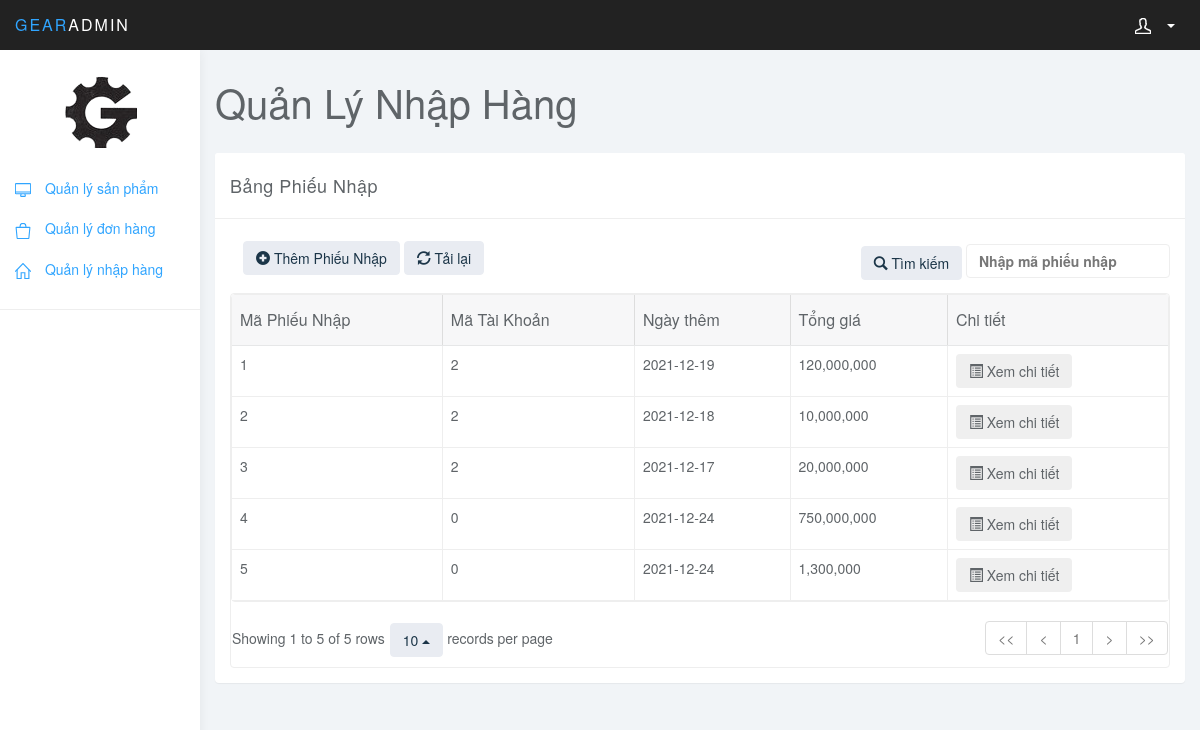
Screenshot of /AdminGearGaming/View/thukhonh.php with the database file from the repository.
### tables this page shows
CREATE TABLE `phieunhap` (
  `MaPN` int(11) NOT NULL,
  `MaTaiKhoan` int(10) NOT NULL,
  `NgayNhap` date NOT NULL,
  `TongGia` float NOT NULL
);

### Model/phieuNhap_M.php (called while the page is built, shortened)
<?php
class phieuNhap_M
{
    function getAll()
    {
        $my_conn = new DateBase;
        $my_conn = $my_conn->connnection();
        $sql = "SELECT * FROM phieunhap";
        $query = mysqli_query($my_conn, $sql);
        $goods_array = [];
        while ($row = mysqli_fetch_array($query)) {
            $id_goods = $row['MaPN'];
            $id_customer = $row['MaTaiKhoan'];
            $date_goods = $row['NgayNhap'];
            $tong_gia = $row['TongGia'];
            $one_order = ["MaPN" => $id_goods, "MaTaiKhoan" =>  $id_customer, "NgayNhap" => $date_goods, "TongGia" => $tong_gia];
            $goods_array[] = $one_order;
        }
        return $goods_array;
    }
}

### Controller/phieuNhap_C.php (called while the page is built, shortened)
<?php
class phieuNhap_C
{
    function getAll()
    {
        $goodsModel = new phieuNhap_M;
        return $goodsModel->getAll();
    }
}

### AdminGearGaming/View/thukhonh.php (the view, shortened to what this page needs)
<?php
include('../../Controller/phieuNhap_C.php');
include('../../Model/phieuNhap_M.php');
$goods = new phieuNhap_C;
?>
<!DOCTYPE html>
<html>
<head>
    <link href="../css/bootstrap.min.css" rel="stylesheet">
    <link href="../css/datepicker3.css" rel="stylesheet">
    <link href="../css/bootstrap-table.css" rel="stylesheet">
    <link href="../css/styles.css" rel="stylesheet">
</head>
<body>
    <?php
    include('menu-top.php')
    ?>
    <?php
    include('navthukho.php')
    ?>
    <div class="col-sm-9 col-sm-offset-3 col-lg-10 col-lg-offset-2 main">
        <div class="row">
            <div class="col-lg-12">
                <h1 class="page-header">Quản Lý Nhập Hàng</h1>
            </div>
        </div>
        <div class="row">
            <div class="col-lg-12">
                <div class="panel panel-default">
                    <div class="panel-heading">Bảng Phiếu Nhập</div>
                    <div class="panel-body">
                        <div class="bootstrap-table">
                            <div class="fixed-table-toolbar">
                                <div class="btn pull-left">
                                    <form method="post">
                                        <a class="btn btn-default" name="add-goods" href="insert-goods.php"><i class="glyphicon glyphicon-plus-sign" style="margin-top: 1px"></i> Thêm Phiếu Nhập</a>
                                        <button class="btn btn-default" type="submit" name="refresh" title="Refresh">
                                            <i class="glyphicon glyphicon-refresh icon-refresh"></i> Tải lại
                                        </button>
                                    </form>
                                </div>
                                <div class="pull-right search">
                                    <form method="post">
                                        <button class="btn btn-default" type="submit" name="search_Goods" title="Refresh">
                                            <i class="glyphicon glyphicon-search"></i> Tìm kiếm
                                        </button>
                                        <label><input name="searchGoods" class="form-control" type="text" placeholder="Nhập mã phiếu nhập"></label>
                                    </form>
                                </div>
                            </div>
                            <div class="fixed-table-container">
                                <div class="fixed-table-body">
                                    <table data-toggle="table" data-select-item-name="toolbar1" data-pagination="true" data-sort-name="name" data-sort-order="desc">
                                        <thead>
                                            <tr>
                                                <th data-field="mpn" data-sortable="true">Mã Phiếu Nhập</th>
                                                <th data-field="mtk" data-sortable="true">Mã Tài Khoản</th>
                                                <th data-field="date" data-sortable="true">Ngày thêm</th>
                                                <th data-field="price" data-sortable="true">Tổng giá</th>
                                                <th data-field="detail" data-sortable="true">Chi tiết</th>
                                            </tr>
                                        </thead>
                                        <tbody>
                                            <?php
                                            if (isset($_POST['search_Goods'])) {
                                                $id_goods = $_REQUEST['searchGoods'];
                                                foreach ($goods->search_goods($id_goods) as $list_search_goods) {
                                            ?>
                                                    <tr>
                                                        <td><?= $list_search_goods['MaPN'] ?></td>s
                                                        <td><?= $list_search_goods['MaTaiKhoan'] ?></td>
                                                        <td><?= $list_search_goods['NgayNhap'] ?></td>
                                                        <td><?= number_format($list_search_goods['TongGia'], 0, ',', ',') ?></td>
                                                        <td>
                                                            <form action="detail-goods.php?id_goods=<?= $list_search_goods['MaPN'] ?>" method="post">
                                                                <button type="submit" name="submitDetailGoods" class="btn btn-secondary"><i class="glyphicon glyphicon-list-alt"></i> Xem chi tiết</button>
                                                            </form>
                                                        </td>
                                                    </tr>
                                                <?php
                                                }
                                            } else {
                                                foreach ($goods->getAll() as $list_goods) {
                                                ?>
                                                    <tr>
                                                        <td><?= $list_goods['MaPN'] ?></td>
                                                        <td><?= $list_goods['MaTaiKhoan'] ?></td>
                                                        <td><?= $list_goods['NgayNhap'] ?></td>
                                                        <td><?= number_format($list_goods['TongGia'], 0, ',', ',') ?></td>
                                                        <td>
                                                            <form action="detail-goods.php?id_goods=<?= $list_goods['MaPN'] ?>" method="post">
                                                                <button type="submit" name="submitDetailGoods" class="btn btn-secondary"><i class="glyphicon glyphicon-list-alt"></i> Xem chi tiết</button>
                                                            </form>
                                                        </td>
                                                    </tr>
                                            <?php
                                                }
                                            }
                                            ?>
                                        </tbody>
                                    </table>
                                </div>
                            </div>
                        </div>
                    </div>
                </div>
            </div>
        </div>
</body>
</html>

### AdminGearGaming/css/styles.css (style rules this page uses)
body { background: #f1f4f7; padding-top: 50px; color: #5f6468; }
a, a:hover, a:focus { color: #30a5ff; }
h1, h2, h3, h4, h5, h6 { color: #5f6468; }
h1 { font-weight: 300; font-size: 40px; }
.form-control { border: 1px solid #eee; box-shadow: none; }
.btn-default, .btn-default:hover, .btn-default:focus, .btn-default:active, .btn-default.active, .open > .dropdown-toggle.btn-default, .btn-default.disabled, .btn-default[disabled], fieldset[disabled] .btn-default, .btn-default.disabled:hover, .btn-default[disabled]:hover, fieldset[disabled] .btn-default:hover, .btn-default.disabled:focus, .btn-default[disabled]:focus, fieldset[disabled] .btn-default:focus, .btn-default.disabled:active, .btn-default[disabled]:active, fieldset[disabled] .btn-default:active, .btn-default.disabled.active, .btn-default[disabled].active, fieldset[disabled] .btn-default.active { background-color: #e9ecf2; border-color: #e9ecf2; color: #1b3548; }
.panel { border: 0; }
.panel-heading { font-size: 18px; font-weight: 300; letter-spacing: 0.025em; height: 66px; line-height: 45px; }
.panel-default .panel-heading { background: #fff; border-bottom: 1px solid #eee; color: #5f6468; }
h1.page-header { margin-top: 30px; border-bottom: 0; }
.table { background: #fff; }
.fixed-table-container { border: 1px solid #eee; }

### rows the page displays
phieunhap: MaPN "1", MaTaiKhoan "2", NgayNhap "2021-12-19", TongGia "120,000,000"
phieunhap: MaPN "2", MaTaiKhoan "2", NgayNhap "2021-12-18", TongGia "10,000,000"
phieunhap: MaPN "3", MaTaiKhoan "2", NgayNhap "2021-12-17", TongGia "20,000,000"
phieunhap: MaPN "4", MaTaiKhoan "0", NgayNhap "2021-12-24", TongGia "750,000,000"
phieunhap: MaPN "5", MaTaiKhoan "0", NgayNhap "2021-12-24", TongGia "1,300,000"
